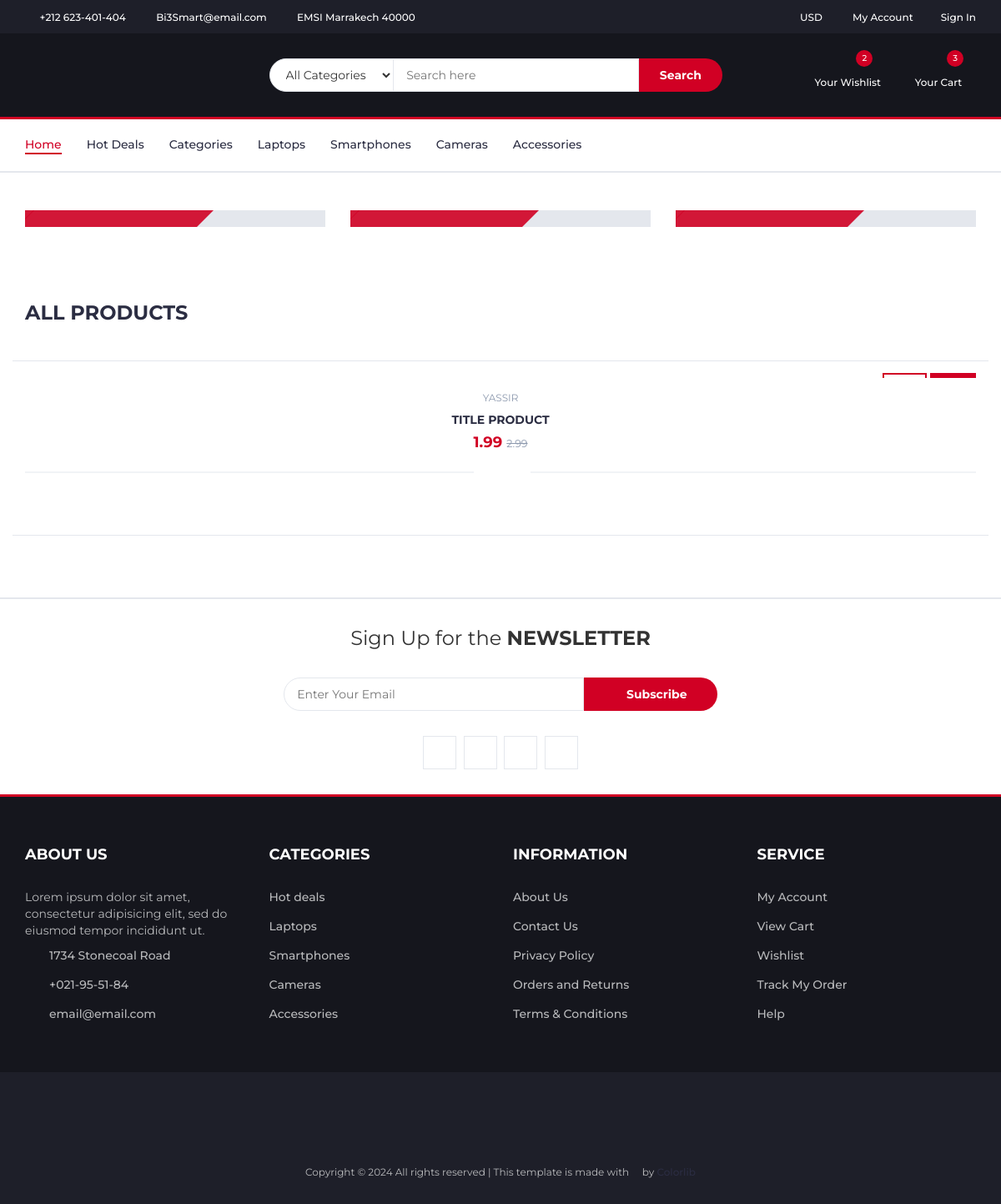
Before: /products/ with the older database file.
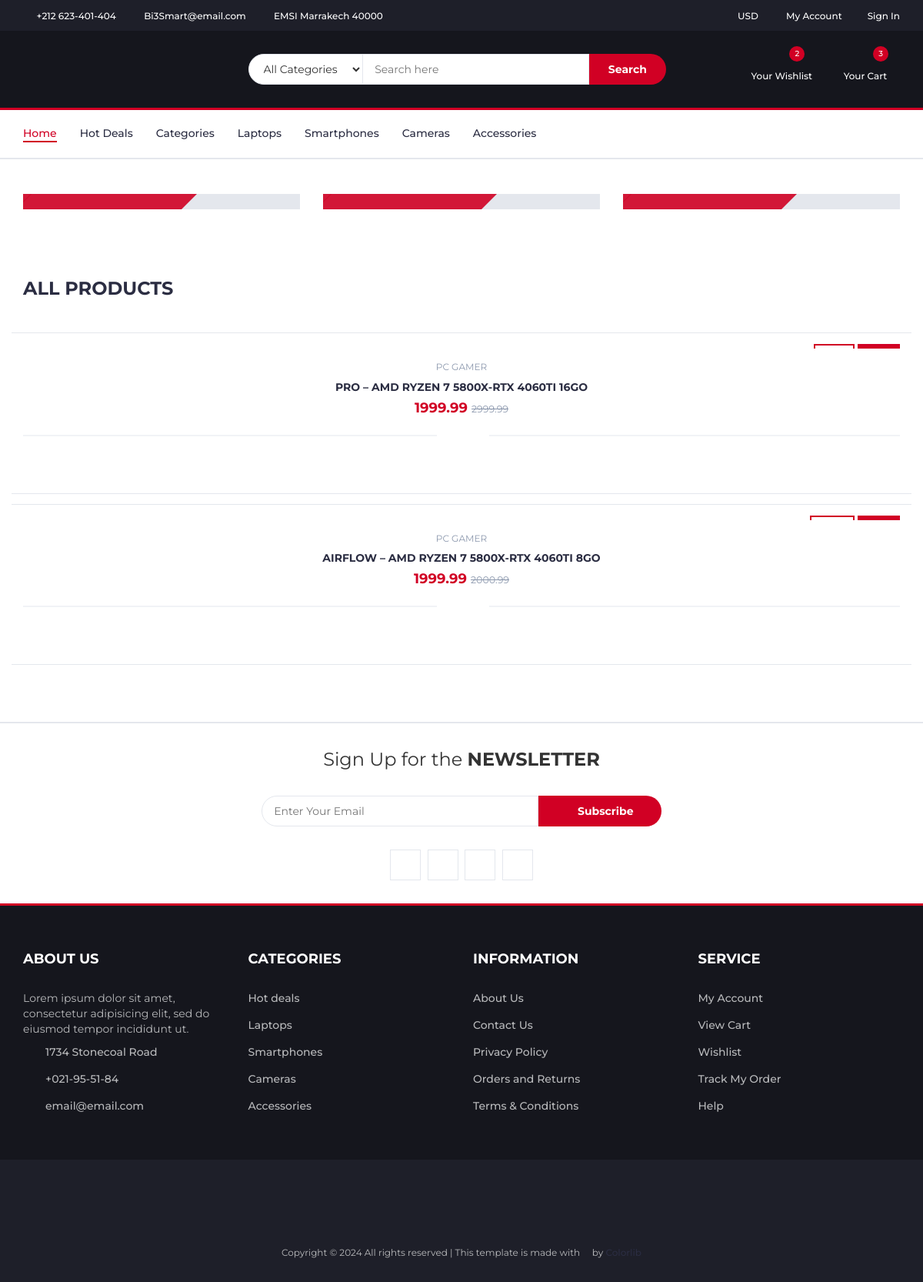
After: the same page with the newer database file.
### core/models.py (models this page shows, shortened)
class Product(models.Model):
    p_id= ShortUUIDField(unique=True, length=10, max_length=20,alphabet="abcdefghijklmnop123456789")
    title = models.CharField(max_length=100, default="Title Product")
    image = models.ImageField(upload_to=user_directory_path , default="product.jpg")
    description = models.TextField(null=True, blank=True , default="This is the product")
    price = models.DecimalField(max_digits=10,decimal_places=2,default="1.99")
    old_price = models.DecimalField(max_digits=10,decimal_places=2, default="2.99")
    specefications = models.TextField(null=True, blank=True)
    product_status = models.CharField(choices=STATUS, max_length=10, default="in_review")
    status = models.BooleanField(default=True)
    in_stock  = models.BooleanField(default=True)
    featured  = models.BooleanField(default=False)
    digital  = models.BooleanField(default=False)
    user = models.ForeignKey(User, on_delete=models.SET_NULL, null=True)
    category = models.ForeignKey(Category, on_delete=models.SET_NULL, null=True,related_name="category")
    vendor = models.ForeignKey(Vendor, on_delete=models.SET_NULL, null=True)
    sku = ShortUUIDField(unique=True, length=4, max_length=20,prefix="sku",alphabet="123456789")
    date = models.DateTimeField(auto_now_add=True)
    updated = models.DateTimeField(null=True , blank=True)
    class Meta:
        verbose_name_plural = "Products"
    def get_precentage(self):
        new_price = (self.price / self.old_price)*100
        return new_price

class Category(models.Model):
    C_id= ShortUUIDField(unique=True, length=10, max_length=20,prefix="cat",alphabet="abcdefghijklmnop123456789")
    title = models.CharField(max_length=100,default="Title Category")
    image = models.ImageField(upload_to="category", default="category.jpg")
    class Meta:
        verbose_name_plural = "Categories"

### core/views.py (the view)
# urls.py: path("products/" , product_list_view , name="product_list"),
def product_list_view(request):
    product = Product.objects.filter(product_status="published")
    context = {
        "products":product,
    }
    return render(request,'core/product-list.html',context)

### templates/core/product-list.html (shortened to what this page needs)
{% extends 'partials/base.html'%}
{% load static %}
{% block content %}
   <nav id="navigation">
    <div class="container">
      <div id="responsive-nav">
        <ul class="main-nav nav navbar-nav">
          <li class="active"><a href="#">Home</a></li>
          <li><a href="#">Hot Deals</a></li>
          <li><a href="#">Categories</a></li>
          <li><a href="#">Laptops</a></li>
          <li><a href="#">Smartphones</a></li>
          <li><a href="#">Cameras</a></li>
          <li><a href="#">Accessories</a></li>
        </ul>
      </div>
    </div>
  </nav>
  <div class="section">
    <div class="container">
      <div class="row">
        <div class="col-md-4 col-xs-6">
          <div class="shop">
            <div class="shop-img">
            </div>
            <div class="shop-body">
            </div>
          </div>
        </div>
        <div class="col-md-4 col-xs-6">
          <div class="shop">
            <div class="shop-img">
            </div>
            <div class="shop-body">
            </div>
          </div>
        </div>
        <div class="col-md-4 col-xs-6">
          <div class="shop">
            <div class="shop-img">
            </div>
            <div class="shop-body">
            </div>
          </div>
        </div>
      </div>
    </div>
  </div>
  <div class="section">
    <div class="container">
      <div class="row">
        <div class="col-md-12">
          <div class="section-title">
            <h3 class="title">All Products</h3>
          </div>
        </div>
        <div class="col-md-12">
          <div class="row">
            <div class="products-tabs">
              <div id="tab1" class="tab-pane active">
                <div class="products-slick" data-nav="#slick-nav-1">
                  {% for product in products%}
                  <div class="product">
                    <div class="product-img">
                      <div class="product-label">
                        <span class="sale">-{{product.get_precentage|floatformat:0}}%</span>
                        <span class="new">NEW</span>
                      </div>
                    </div>
                    <div class="product-body">
                      <p class="product-category">{{product.category.title}}</p>
                      <h3 class="product-name">
                        <a href="#">{{product.title}}</a>
                      </h3>
                      <h4 class="product-price">
                        {{product.price}} <del class="product-old-price">{{product.old_price}}</del>
                      </h4>
                      <div class="product-rating">
                        <i class="fa fa-star"></i>
                        <i class="fa fa-star"></i>
                        <i class="fa fa-star"></i>
                        <i class="fa fa-star"></i>
                        <i class="fa fa-star"></i>
                      </div>
                      <div class="product-btns">
                        <button class="add-to-wishlist">
                          <i class="fa fa-heart-o"></i
                          ><span class="tooltipp">add to wishlist</span>
                        </button>
                        <button class="add-to-compare">
                          <i class="fa fa-exchange"></i
                          ><span class="tooltipp">add to compare</span>
                        </button>
                        <button class="quick-view">
                          <i class="fa fa-eye"></i
                          ><span class="tooltipp">quick view</span>
                        </button>
                      </div>
                    </div>
                    <div class="add-to-cart">
                      <button class="add-to-cart-btn">
                      </button>
                    </div>
                  </div>
                  {% endfor%}
                </div>
              </div>
            </div>
          </div>
        </div>
      </div>
    </div>
  </div>
  <div id="newsletter" class="section">
    <div class="container">
      <div class="row">
        <div class="col-md-12">
          <div class="newsletter">
            <p>Sign Up for the <strong>NEWSLETTER</strong></p>
            <form>
              <input
                class="input"
                type="email"
                placeholder="Enter Your Email"
              />
              <button class="newsletter-btn">
                <i class="fa fa-envelope"></i> Subscribe
              </button>
            </form>
            <ul class="newsletter-follow">
              <li>
                <a href="#"><i class="fa fa-facebook"></i></a>
              </li>
              <li>
                <a href="#"><i class="fa fa-twitter"></i></a>
              </li>
              <li>
                <a href="#"><i class="fa fa-instagram"></i></a>
              </li>
              <li>
                <a href="#"><i class="fa fa-pinterest"></i></a>
              </li>
            </ul>
          </div>
        </div>
      </div>
    </div>
  </div>
{% endblock content %}

### templates/partials/base.html (shortened to what this page needs)
{% load static %}
<!DOCTYPE html>
<html lang="en">
  <head>
    <link type="text/css" rel="stylesheet" href="{% static "assets/css/bootstrap.min.css" %}" />
    <link type="text/css" rel="stylesheet" href="{% static "assets/css/slick.css" %}" />
    <link type="text/css" rel="stylesheet" href="{% static "assets/css/slick-theme.css" %}" />
    <link type="text/css" rel="stylesheet" href="{% static "assets/css/nouislider.min.css" %}" />
    <link rel="stylesheet" href="{% static "assets/css/font-awesome.min.css" %}" />
    <link type="text/css" rel="stylesheet" href="{% static "assets/css/style.css" %}" />
  </head>
  <body>
    <header>
      <div id="top-header">
        <div class="container">
          <ul class="header-links pull-left">
            <li>
              <a href="#"><i class="fa fa-phone"></i> +212 623-401-404</a>
            </li>
            <li>
              <a href="#"><i class="fa fa-envelope-o"></i> Bi3Smart@email.com</a>
            </li>
            <li>
              <a href="#"
                ><i class="fa fa-map-marker"></i> EMSI Marrakech 40000</a
              >
            </li>
          </ul>
          <ul class="header-links pull-right">
            <li>
              <a href="#"><i class="fa fa-dollar"></i> USD</a>
            </li>
            <li>
              <a href="#"><i class="fa fa-user-o"></i> My Account</a>
            </li>
            {% if request.user.is_authenticated %}
            <li>
              <a href="{% url 'userauths:sign-out'%}"><i class="fa fa-sign-out"></i>Sign Out</a>
            </li>
            {%else%}
            <li>
              <a href="{% url 'userauths:sign-in'%}"><i class="fa fa-sign-in"></i>Sign In</a>
            </li>
            {%endif%}
          </ul>
        </div>
      </div>
      <div id="header">
        <div class="container">
          <div class="row">
            <div class="col-md-3">
            </div>
            <div class="col-md-6">
              <div class="header-search">
                <form>
                  <select class="input-select">
                    <option value="0">All Categories</option>
                  </select>
                  <input class="input" placeholder="Search here" />
                  <button class="search-btn">Search</button>
                </form>
              </div>
            </div>
            <div class="col-md-3 clearfix">
              <div class="header-ctn">
                <div>
                  <a href="#">
                    <i class="fa fa-heart-o"></i>
                    <span>Your Wishlist</span>
                    <div class="qty">2</div>
                  </a>
                </div>
                <div class="dropdown">
                  <a
                    class="dropdown-toggle"
                    data-toggle="dropdown"
                    aria-expanded="true"
                  >
                    <i class="fa fa-shopping-cart"></i>
                    <span>Your Cart</span>
                    <div class="qty">3</div>
                  </a>
                </div>
              </div>
            </div>
          </div>
        </div>
      </div>
    </header>
{% block content %}
{% endblock content %}
<footer id="footer">
    <div class="section">
      <div class="container">
        <div class="row">
          <div class="col-md-3 col-xs-6">
            <div class="footer">
              <h3 class="footer-title">About Us</h3>
              <p>
                Lorem ipsum dolor sit amet, consectetur adipisicing elit, sed
                do eiusmod tempor incididunt ut.
              </p>
              <ul class="footer-links">
                <li>
                  <a href="#"
                    ><i class="fa fa-map-marker"></i>1734 Stonecoal Road</a
                  >
                </li>
                <li>
                  <a href="#"><i class="fa fa-phone"></i>+021-95-51-84</a>
                </li>
                <li>
                  <a href="#"
                    ><i class="fa fa-envelope-o"></i>email@email.com</a
                  >
                </li>
              </ul>
            </div>
          </div>
          <div class="col-md-3 col-xs-6">
            <div class="footer">
              <h3 class="footer-title">Categories</h3>
              <ul class="footer-links">
                <li><a href="#">Hot deals</a></li>
                <li><a href="#">Laptops</a></li>
                <li><a href="#">Smartphones</a></li>
                <li><a href="#">Cameras</a></li>
                <li><a href="#">Accessories</a></li>
              </ul>
            </div>
          </div>
          <div class="col-md-3 col-xs-6">
            <div class="footer">
              <h3 class="footer-title">Information</h3>
              <ul class="footer-links">
                <li><a href="#">About Us</a></li>
                <li><a href="#">Contact Us</a></li>
                <li><a href="#">Privacy Policy</a></li>
                <li><a href="#">Orders and Returns</a></li>
                <li><a href="#">Terms & Conditions</a></li>
              </ul>
            </div>
          </div>
          <div class="col-md-3 col-xs-6">
            <div class="footer">
              <h3 class="footer-title">Service</h3>
              <ul class="footer-links">
                <li><a href="#">My Account</a></li>
                <li><a href="#">View Cart</a></li>
                <li><a href="#">Wishlist</a></li>
                <li><a href="#">Track My Order</a></li>
                <li><a href="#">Help</a></li>
              </ul>
            </div>
          </div>
        </div>
      </div>
    </div>
    <div id="bottom-footer" class="section">
      <div class="container">
        <div class="row">
          <div class="col-md-12 text-center">
            <ul class="footer-payments">
              <li>
                <a href="#"><i class="fa fa-cc-visa"></i></a>
              </li>
              <li>
                <a href="#"><i class="fa fa-credit-card"></i></a>
              </li>
              <li>
                <a href="#"><i class="fa fa-cc-paypal"></i></a>
              </li>
              <li>
                <a href="#"><i class="fa fa-cc-mastercard"></i></a>
              </li>
              <li>
                <a href="#"><i class="fa fa-cc-discover"></i></a>
              </li>
              <li>
                <a href="#"><i class="fa fa-cc-amex"></i></a>
              </li>
            </ul>
            <span class="copyright">
              Copyright &copy;
              All rights reserved | This template is made with
              <i class="fa fa-heart-o" aria-hidden="true"></i> by
              <a href="https://colorlib.com" target="_blank">Colorlib</a>
            </span>
          </div>
        </div>
      </div>
    </div>
  </footer>
</body>
</html>

Changed rows visible on the page:
removed Product: category "YASSIR", title "TITLE PRODUCT", price "1.99", old_price "2.99"
added Product: category "PC GAMER", title "PRO – AMD RYZEN 7 5800X-RTX 4060TI 16GO", price "1999.99", old_price "2999.99"
added Product: category "PC GAMER", title "AIRFLOW – AMD RYZEN 7 5800X-RTX 4060TI 8GO", price "1999.99", old_price "2000.99"
